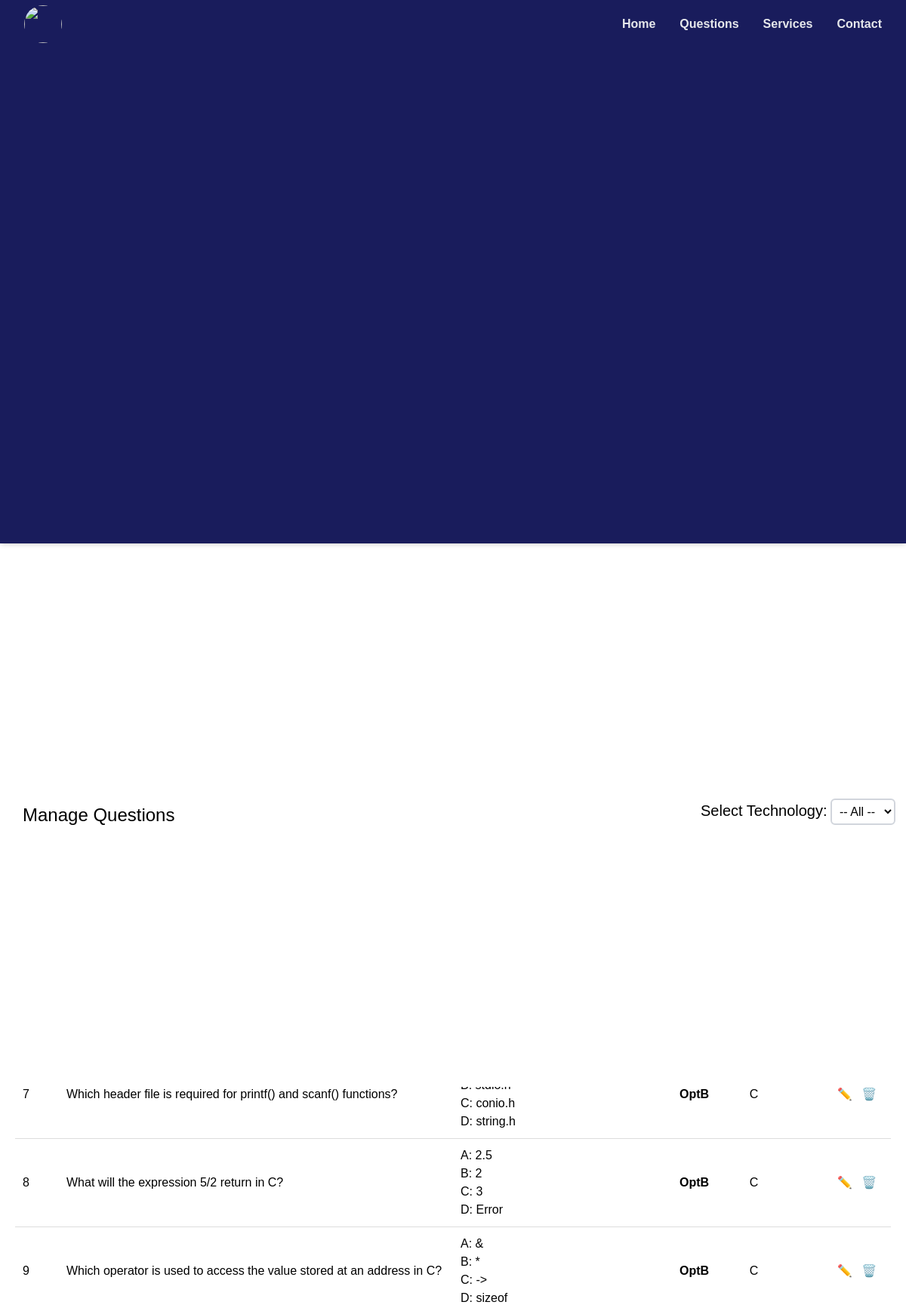
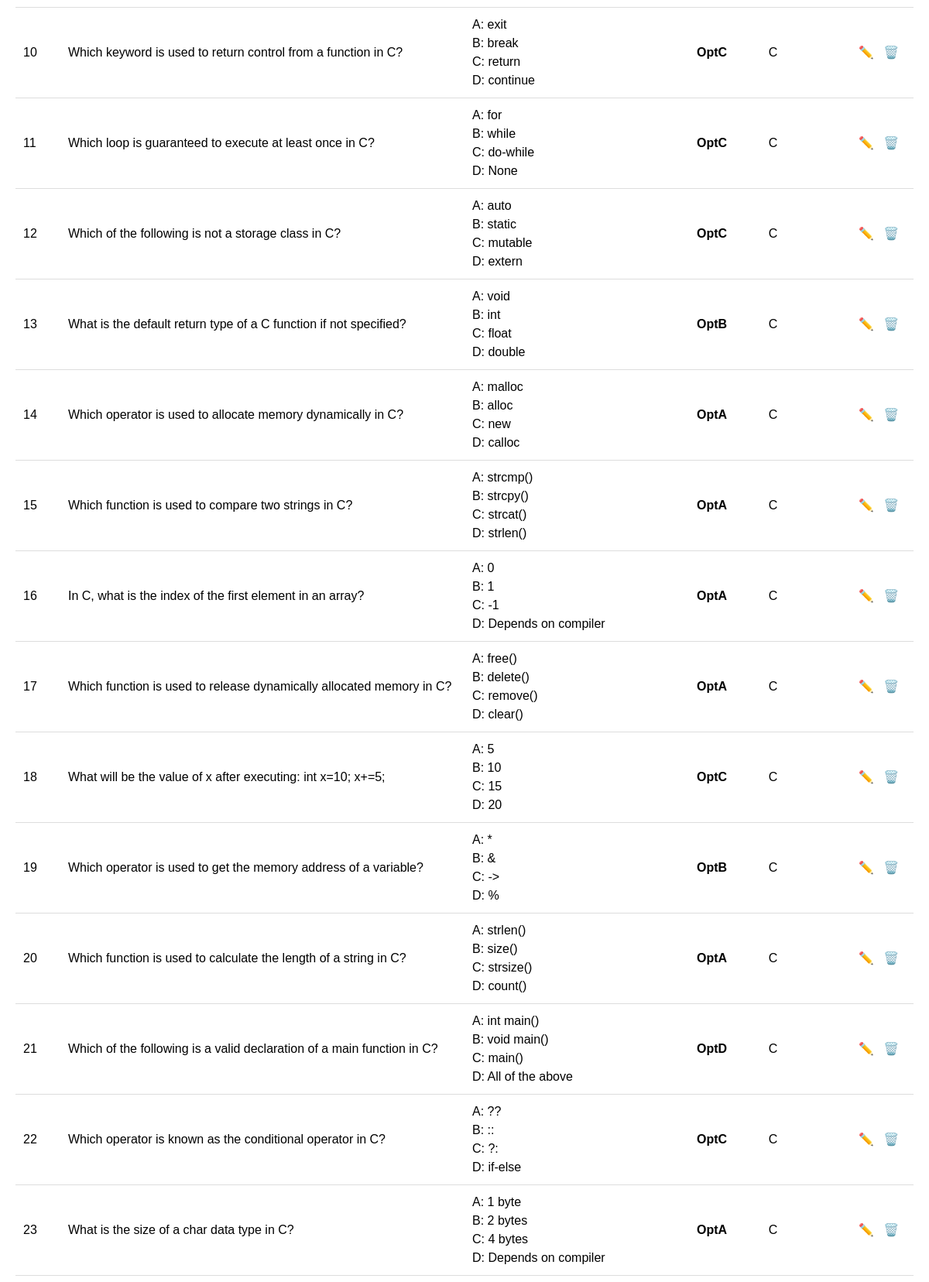
The page /manage_questions.php (signed in, upper part) on the database its author committed (2 pictures, top to bottom).
### tables this page shows
CREATE TABLE `question` (
  `qid` int(10) NOT NULL,
  `qns` varchar(100) DEFAULT NULL,
  `OptA` varchar(50) DEFAULT NULL,
  `OptB` varchar(75) DEFAULT NULL,
  `OptC` varchar(50) DEFAULT NULL,
  `OptD` varchar(50) DEFAULT NULL,
  `ans` varchar(10) DEFAULT NULL,
  `technology` varchar(50) DEFAULT NULL
);

### manage_questions.php (the view, shortened to what this page needs)
<?php
include 'welcome.php';
$link = mysqli_connect("localhost", "root", "", "quiz");
$tech = $_GET['tech'] ?? '';
if ($tech) {
    $stmt = $link->prepare("SELECT * FROM question WHERE technology=? ORDER BY qid");
    $stmt->bind_param("s", $tech);
    $stmt->execute();
    $resultset = $stmt->get_result();
} else {
    $resultset = mysqli_query($link, "SELECT * FROM question ORDER BY qid");
}
?>
<!DOCTYPE html>
<html>
<head>
    <script src="https://cdn.jsdelivr.net/npm/@tailwindcss/browser@4"></script>
</head>
<body class="bg-gray-700">
    <div class="main">
        <form method="get" action="">
            <div class="flex justify-between items-center" id="header">
                <h1 class="text-2xl font-medium">Manage Questions</h1>
                <div>
                    <label class="text-xl font-medium">Select Technology:</label>
                    <select class="border-2 border-gray-300 rounded-md px-2" name="tech" onchange="this.form.submit()">
                        <option value="">-- All --</option>
                    </select>
                </div>
            </div>
        </form>
        <table class="table-header">
            <tr>
                <th class="w-[5%]">ID</th>
                <th class="w-[45%]">Question</th>
                <th class="w-[25%]">Options</th>
                <th class="w-[8%]">Answer</th>
                <th class="w-[10%]">Technology</th>
                <th class="w-[10%]">Actions</th>
            </tr>
            </table>
            <table class="table-content">
            <?php while ($row = mysqli_fetch_assoc($resultset)): ?>
                <tr>
                    <td class="w-[5%]"><?= $row['qid'] ?></td>
                    <td class="w-[45%]"><?= htmlspecialchars($row['qns']) ?></td>
                    <td class="w-[25%]">
                        A: <?= htmlspecialchars($row['OptA']) ?><br>
                        B: <?= htmlspecialchars($row['OptB']) ?><br>
                        C: <?= htmlspecialchars($row['OptC']) ?><br>
                        D: <?= htmlspecialchars($row['OptD']) ?>
                    </td>
                    <td class="w-[8%]"><b><?= htmlspecialchars($row['ans']) ?></b></td>
                    <td class="w-[10%]"><?= htmlspecialchars($row['technology']) ?></td>
                    <td class="actions w-[10%]">
                        <a class="edit" href="edit_question.php?qid=<?= $row['qid'] ?>">✏️</a>
                        <a class="delete" href="?delete=<?= $row['qid'] ?>&tech=<?= urlencode($tech) ?>"
                            onclick="return confirm('Are you sure you want to delete this question?');">🗑️</a>
                    </td>
                </tr>
            <?php endwhile; ?>
        </table>
    </div>
</body>
</html>

### manage_questions.php (style rules this page uses)
body { font-family: Arial, sans-serif; margin: 0; padding: 0; }
.main { background: #fff; width: 100%; height: 92vh; padding: 20px; margin-top: 70px; overflow-y: scroll; }
table { width: 100%; border-collapse: collapse; margin-top: 15px; }
th, td { padding: 10px; border-bottom: 1px solid #ddd; text-align: left; }
th { background: #191c5c; color: white; position: sticky; }
.actions a { margin-right: 8px; text-decoration: none; font-size: 16px; }
.edit { color: #28a745; }
.delete { color: #dc3545; }
select { padding: 6px; margin-bottom: 10px; }
#header { position: fixed; width: 98vw; height: 8vh; top: 8vh; background-color: white; padding: 10px; }
.table-header { position: sticky; top: 6vh; }
.table-content { margin-top: 6vh; }

### rows shown on the page
question: qid "7", qns "Which header file is required for printf() and scanf() functions?", OptC "conio.h", OptD "string.h", ans "OptB", technology "C"
question: qid "8", qns "What will the expression 5/2 return in C?", OptA "2.5", OptB "2", OptC "3", OptD "Error", ans "OptB", technology "C"
question: qid "9", qns "Which operator is used to access the value stored at an address in C?", OptA "&", OptB "*", OptC "->", OptD "sizeof", ans "OptB", technology "C"
question: qid "10", qns "Which keyword is used to return control from a function in C?", OptA "exit", OptB "break", OptC "return", OptD "continue", ans "OptC", technology "C"
question: qid "11", qns "Which loop is guaranteed to execute at least once in C?", OptA "for", OptB "while", OptC "do-while", OptD "None", ans "OptC", technology "C"
question: qid "12", qns "Which of the following is not a storage class in C?", OptA "auto", OptB "static", OptC "mutable", OptD "extern", ans "OptC", technology "C"
question: qid "13", qns "What is the default return type of a C function if not specified?", OptA "void", OptB "int", OptC "float", OptD "double", ans "OptB", technology "C"
question: qid "14", qns "Which operator is used to allocate memory dynamically in C?", OptA "malloc", OptB "alloc", OptC "new", OptD "calloc", ans "OptA", technology "C"
question: qid "15", qns "Which function is used to compare two strings in C?", OptA "strcmp()", OptB "strcpy()", OptC "strcat()", OptD "strlen()", ans "OptA", technology "C"
question: qid "16", qns "In C, what is the index of the first element in an array?", OptA "0", OptB "1", OptC "-1", OptD "Depends on compiler", ans "OptA", technology "C"
question: qid "17", qns "Which function is used to release dynamically allocated memory in C?", OptA "free()", OptB "delete()", OptC "remove()", OptD "clear()", ans "OptA", technology "C"
question: qid "18", qns "What will be the value of x after executing: int x=10; x+=5;", OptA "5", OptB "10", OptC "15", OptD "20", ans "OptC", technology "C"
question: qid "19", qns "Which operator is used to get the memory address of a variable?", OptA "*", OptB "&", OptC "->", OptD "%", ans "OptB", technology "C"
question: qid "20", qns "Which function is used to calculate the length of a string in C?", OptA "strlen()", OptB "size()", OptC "strsize()", OptD "count()", ans "OptA", technology "C"
question: qid "21", qns "Which of the following is a valid declaration of a main function in C?", OptA "int main()", OptB "void main()", OptC "main()", OptD "All of the above", ans "OptD", technology "C"
question: qid "22", qns "Which operator is known as the conditional operator in C?", OptA "??", OptB "::", OptC "?:", OptD "if-else", ans "OptC", technology "C"
question: qid "23", qns "What is the size of a char data type in C?", OptA "1 byte", OptB "2 bytes", OptC "4 bytes", OptD "Depends on compiler", ans "OptA", technology "C"
